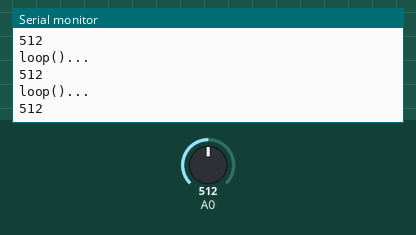
A sketch run on a simulated Arduino Uno, built with avr-gcc and run on an emulated ATmega328P. Shown: the last lines printed to the serial monitor. Inputs (shaded band) come from the test bench; at power-on: A0 = 512.

Above: at 1.3 s.
1.4 s: A0 set to 716
At 1.81 s:
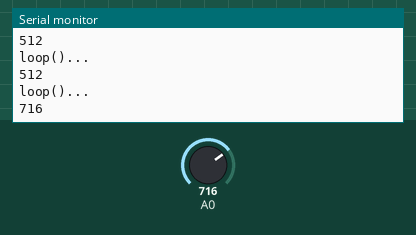
2.9 s: A0 set to 900
At 3.31 s:
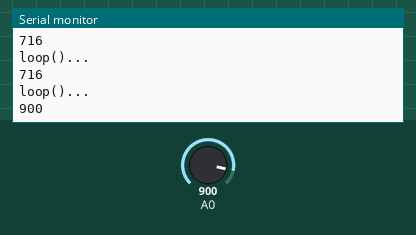
Timing chart, 0 to 5.9 s (numbered marks = the images above; inputs shaded):
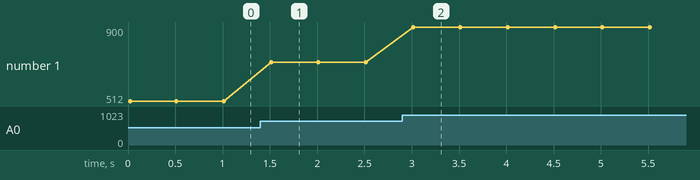

The sketch:

test09analogRead2.ino
```cpp
//가변저항(rotary encoder)
//조도센서
//워터센서

#include <stdio.h>
#define TIME 500
#define LED 3

int reg = 0;
void setup() {
  // put your setup code here, to run once:
  Serial.begin(9600);
  Serial.println("setup()...");
}

void loop() {
  Serial.println("loop()...");
  reg = analogRead(A0);
  Serial.println(reg); // 0~1023
  //Serial.println(map(reg,0,1023,0,255)); // 0~1023 >>mapping>> 0~255
  //analogWrite(LED,map(reg,0,1023,0,255));
  delay(TIME);
}
```

Measured:
- after the input at 1.4 s, the serial monitor: prints a new line after 0.11 s (image 1)
- after the input at 2.9 s, the serial monitor: prints a new line after 0.11 s (image 2)
- plotted number 1: 512 → 716 after the input at 1.4 s, 716 → 900 after the input at 2.9 s
